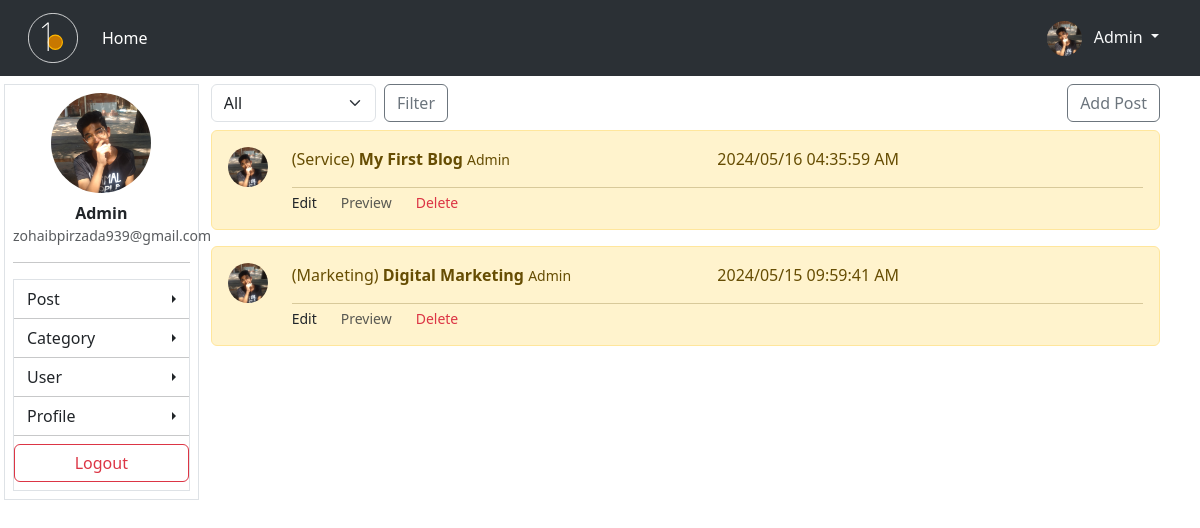
/dashboard/all-post/ (signed in), run on an earlier commit of the app's database.
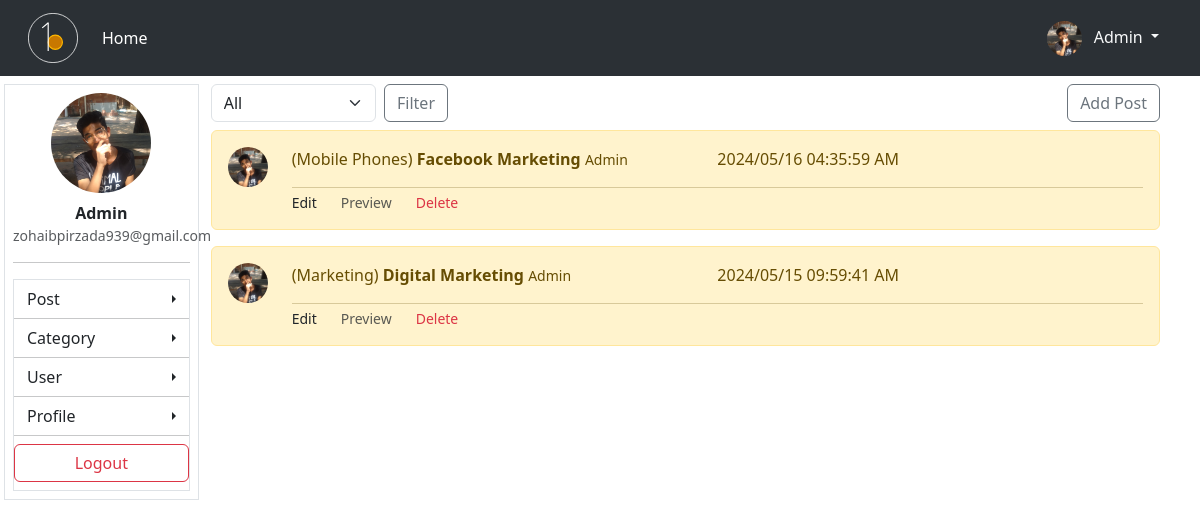
And on a later commit of the database.
### blog/models.py (models this page shows, shortened)
class Blog(models.Model):
    user = models.ForeignKey(User, on_delete=models.CASCADE)
    category = models.ForeignKey(Category, on_delete=models.CASCADE)
    title = models.CharField(max_length=200)
    thumbnail_image = models.ImageField(upload_to='blog/img')
    pub_date = models.DateTimeField(auto_now_add=True)
    body = RichTextField()

class Category(models.Model):
    user = models.ForeignKey(User, on_delete=models.CASCADE, related_name='cat_user')
    name = models.CharField(max_length=200)
    cat_image = models.ImageField(upload_to='cat/img', blank=True)
    create_date = models.DateTimeField(auto_now_add=True)
    def __str__(self):
        return self.name

class Profile(models.Model):
    user = models.OneToOneField(User, on_delete=models.CASCADE)
    profile_pic = models.ImageField(upload_to='images', default='image/profile.png')
    staff = models.CharField(max_length=20, choices=STAFF_SELECTOR , default='Pending')

### dashboard/views.py (the view)
# urls.py: path('all-post/', views.all_post, name='all_post'),
def all_post(request):
    user = get_object_or_404(User, id=request.user.id)
    profile = get_object_or_404(Profile, user=user)
    if profile.staff == 'Approved':
        all_post = Blog.objects.order_by('-pub_date')
        filter_user = User.objects.filter(profile__staff='Approved')
        if request.method == "GET":
            select = request.GET.get('filter')
            if select != None:
                all_post = Blog.objects.filter(user__username=select).order_by('-pub_date')
            if select == 'All':
                return redirect('all_post')
        return render(request, 'all_post.html', {"all_post" : all_post, 'filter_user' : filter_user, 'select' : select})
    else:
        messages.success(request, 'Your are not team staff')
        return redirect('index')

### dashboard/templates/all_post.html (shortened to what this page needs)
{% extends 'dashboard/base.html' %}
{% block content %}
<div class="w-100 d-flex align-items-center justify-content-between mb-2">
    <div class="w-25">
        <form method="get" class="d-flex gap-2 align-items-center">
            <select name="filter" id="filter" class="form-select">
                <option value="All">All</option>
            </select>
            <button type="submit" class="btn btn-outline-secondary">Filter</button>
        </form>
    </div>
    <a href="{% url 'add_blog' %}" class="btn btn-outline-secondary">Add Post</a>
</div>
{% for post in all_post %}
<div class="alert alert-warning" role="alert">
    <div class="row">
        <div class="col-auto"><img src="{{post.user.profile.profile_pic.url}}"
                class="rounded-circle object-fit-cover" style="object-position: 0% 0%;" width="40px" height="40px"
                alt=""></div>
        <div class="col">
            <div class="w-100 d-flex">
                <div class="w-75">
                    ({{post.category}})
                    <strong>{{post.title|capfirst}}</strong>
                    <small> {{post.user.username|capfirst}}</small>
                </div>
                <div class="w-75">
                    <p>{{post.pub_date|date:'Y/m/d H:i:s A'}} </p>
                </div>
            </div>
            <hr class="m-0">
            <div class="w-100 row">
                <div class="col-auto form-text"><a class="text-dark text-decoration-none" href="{% url 'edit_post' post.id %}">Edit</a></div>
                <div class="col-auto form-text">Preview</div>
                <div class="col-auto form-text "><a class="text-danger " style="text-decoration: none;" href="{% url 'delete_post' post.id %}">Delete</a></div>
            </div>
        </div>
    </div>
</div>
{% endfor  %}
{% endblock content %}

What changed in the data, as far as the page shows it:
changed Blog: category "Service" → "Mobile Phones"; title "My First Blog" → "Facebook Marketing"
